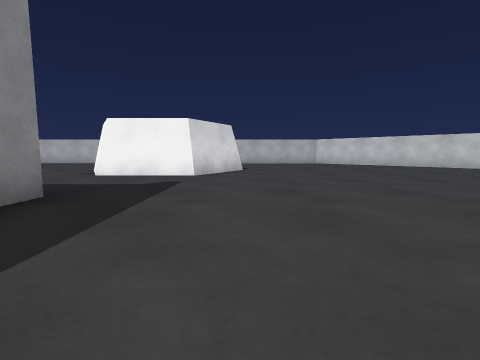
view 1 (above)

23 first-person views from a walk through a scene from a Unity 3-D project. The camera is 0.59 m above the floor, tilts 6° down and sees 85° across. The floor is counted in squares, 1 m on a side. Each view is taken from the middle of a square. On the plan, view 1 faces up. The plan holds only what a view shows up to about 9 squares ahead; the rest is blank. The place goes on beyond the plan. The player character is not drawn. Some animated figures are left out.

view 2
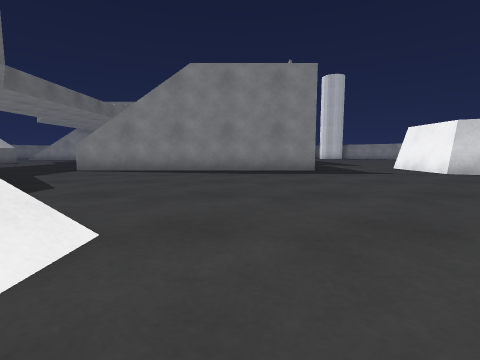

view 3
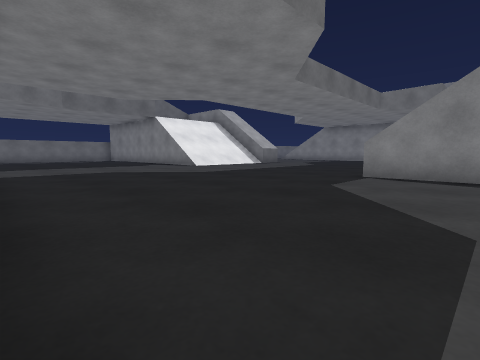

view 4
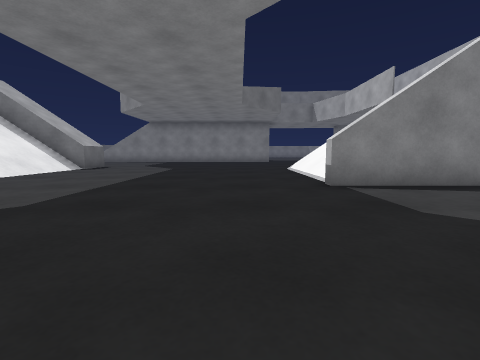

view 5
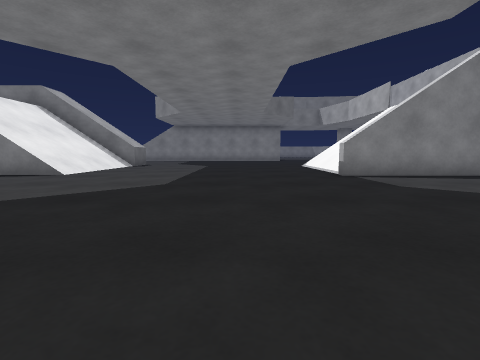

view 6
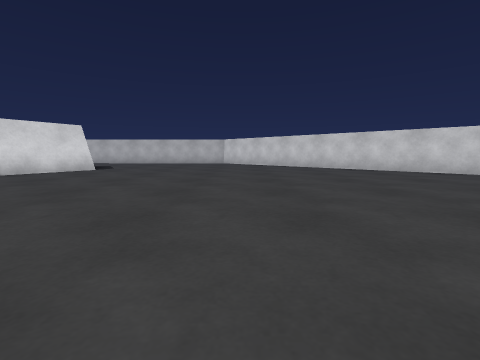

view 7
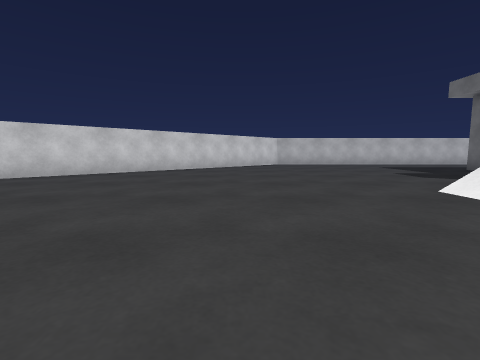

view 8
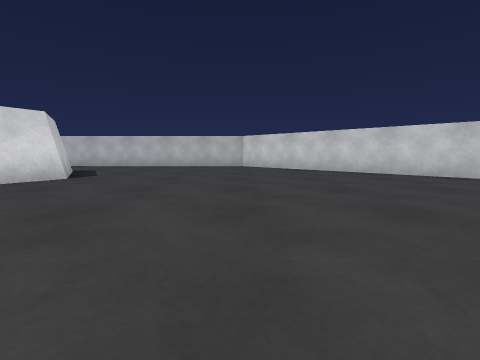

view 9
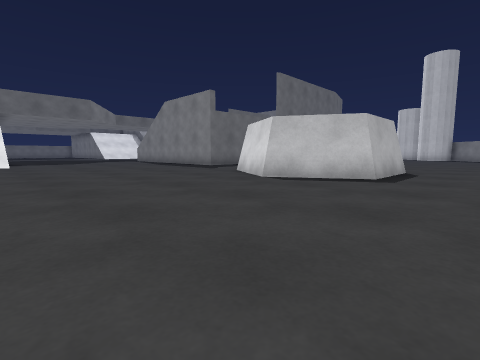

view 10
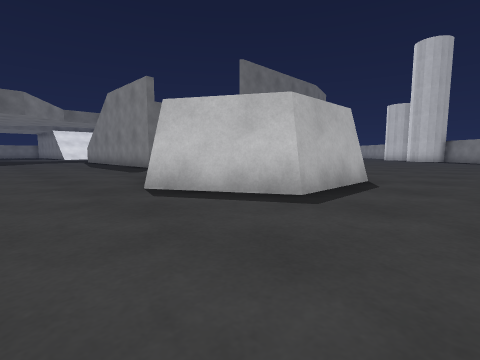

view 11
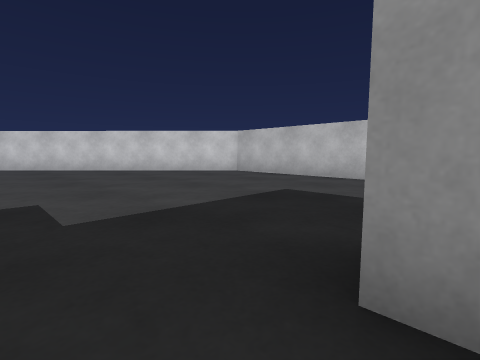

view 12
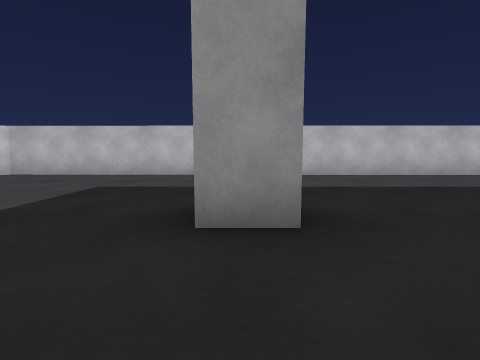

view 13
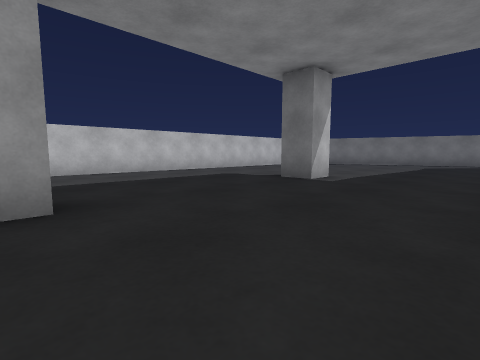

view 14
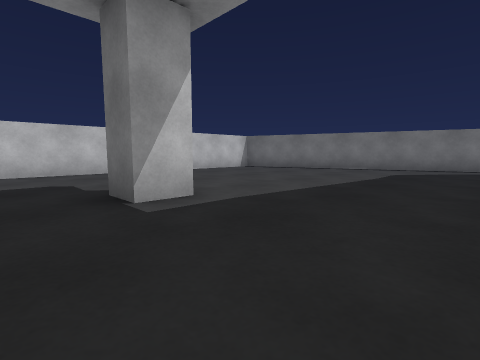

view 15
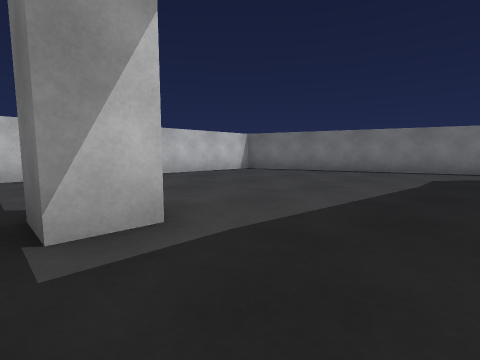

view 16
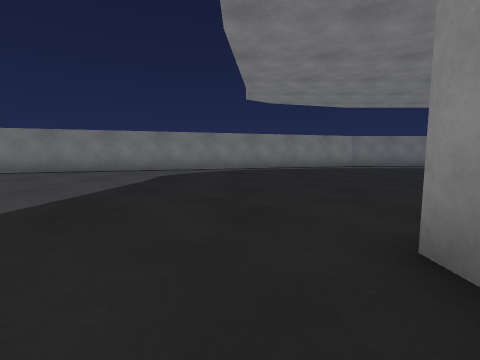

view 17
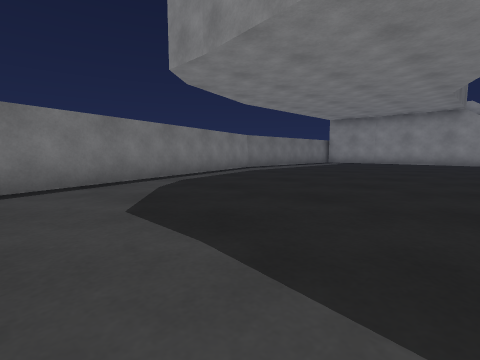

view 18
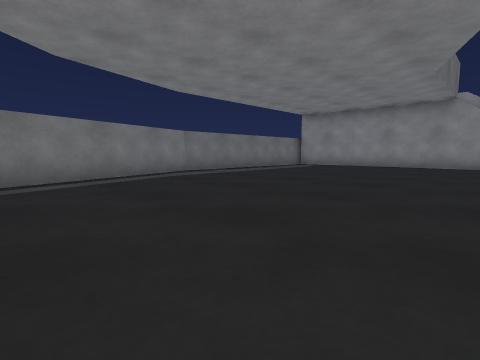

view 19
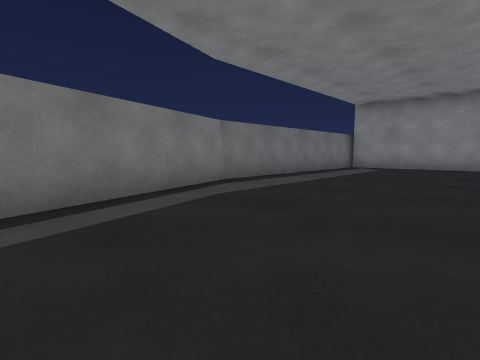

view 20
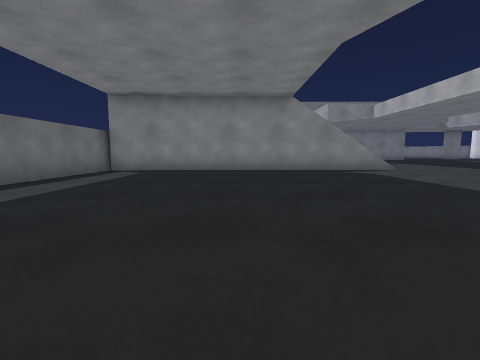

view 21
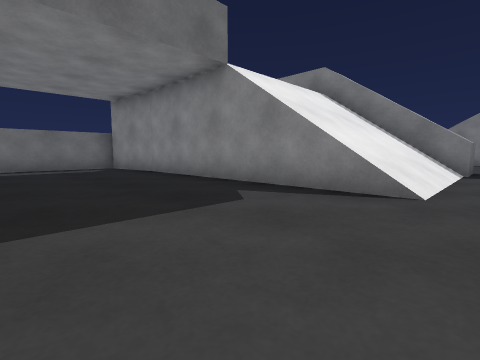

view 22
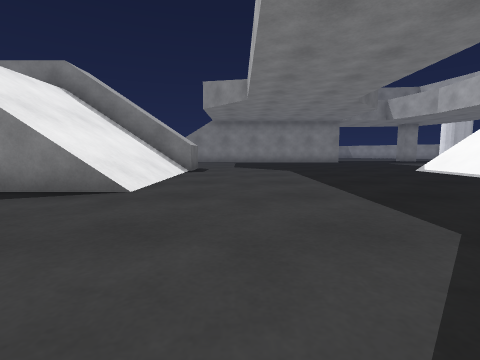

view 23
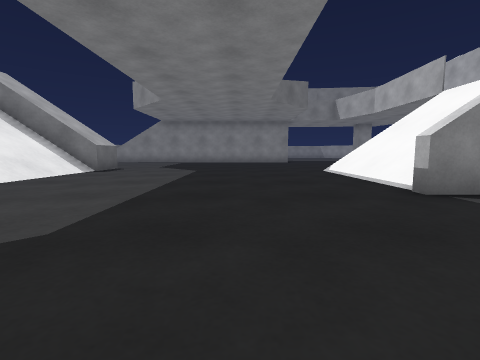

### Floor plan
Key: @ floor where view 1 was taken; # wall or solid block; . floor; / step, stairs or slope.
Columns run from 8 left of view 1 to 17 right of it. Each row starts with its distance up from view 1.
 13  .............
 12 ...............##
 11 .....##.........##
 10 ...   ##.........##
  9   ..#  ##.........##
  8   ..## #...........##
  7    ..###............##
  6    ..................##
  5     ..................##
  4      ..................##
  3      #..................#
  2      #..................##
  1      #...................#
  0      #..@...// //........#
 -1  /// #....../   /........#
 -2  /// #....../     .......#
 -3  ////#....../      ......#
 -4 .////#....../      ......#
 -5 ............/    ...#.   #
 -6 ............/    ........#
 -7 ............/    ........#
 -8 ............/    ........#
 -9 ............/    ........#
-10 ............/    ........#
-11 ............/    ...#....#
-12 #/////......   ..........#
-13 #/////......   ..........#
-14 #/////...................#
-15 #//// ...................#
-16 #    /...................#
-17 #    /...................
-18      /.................##
-19      #..............####
-20      #..........#####
-21      #.......####
-22      #########

Where each view was taken, in squares from view 1:
view 1: 0 up, 0 right, facing up
view 2: 1 up, 6 right, facing left
view 3: 2 down, 4 right, facing down-left
view 4: 6 down, 2 right, facing left
view 5: 7 down, 4 right, facing left
view 6: 0 up, 5 right, facing up
view 7: 3 up, 4 right, facing right
view 8: 3 up, 4 right, facing up
view 9: 13 up, 5 right, facing down-left
view 10: 13 up, 2 right, facing down-left
view 11: 5 down, 11 right, facing up-right
view 12: 5 down, 10 right, facing right
view 13: 5 down, 9 right, facing down-right
view 14: 9 down, 9 right, facing down-right
view 15: 10 down, 10 right, facing down-right
view 16: 10 down, 9 right, facing down
view 17: 14 down, 12 right, facing down-left
view 18: 14 down, 9 right, facing down-left
view 19: 17 down, 8 right, facing down-left
view 20: 17 down, 6 right, facing left
view 21: 11 down, 1 right, facing down-left
view 22: 10 down, 1 right, facing left
view 23: 7 down, 1 right, facing left
